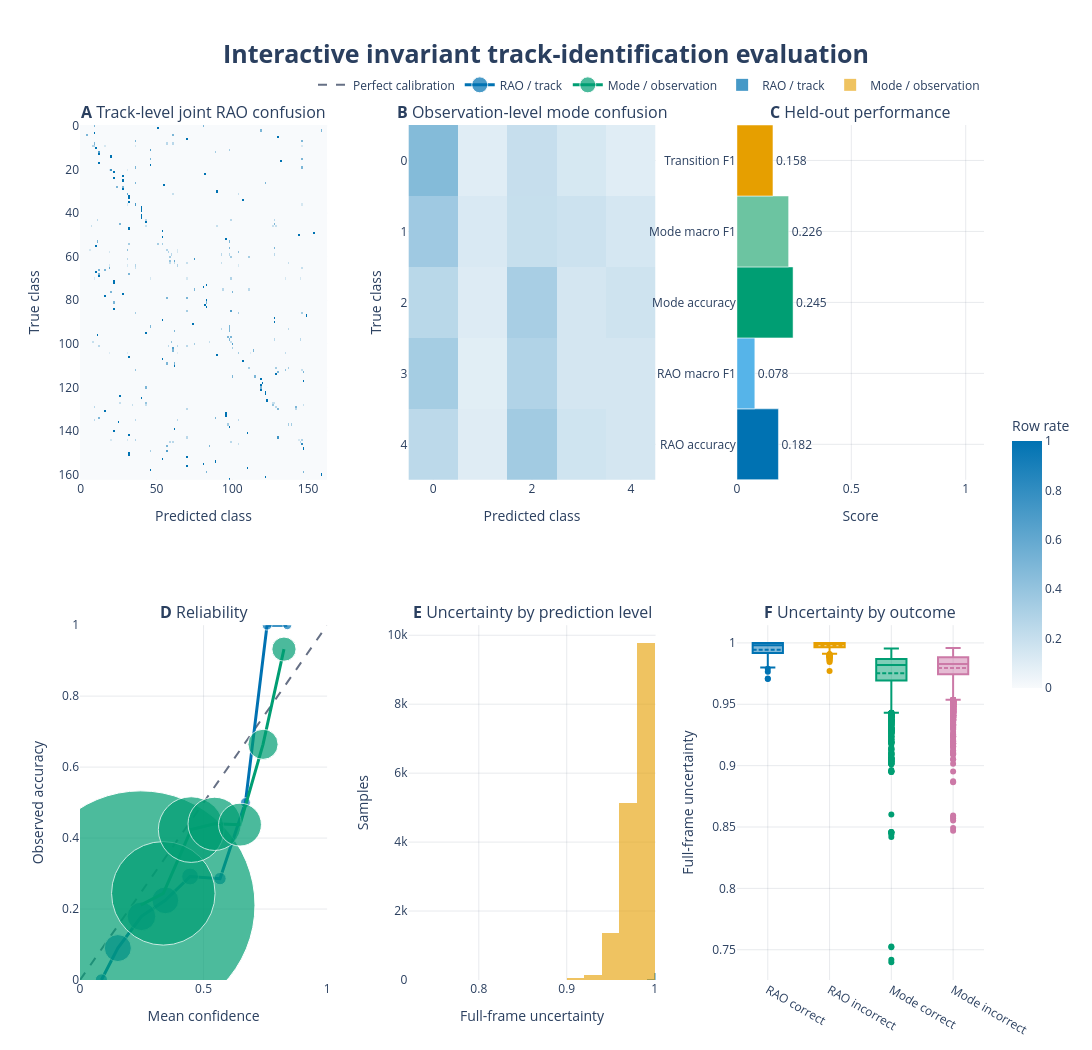

Source (notebook cell):
### Code cell
# Interactive Plotly companion to the publication-grade hierarchical dashboard.
# HTML is self-contained; optional static export requires Kaleido (`pip install kaleido`).
import plotly.graph_objects as go
from plotly.subplots import make_subplots

PLOTLY_STATIC_EXPORT = False
PLOTLY_PALETTE = {"rao": "#0072B2", "mode": "#009E73", "transition": "#E69F00", "neutral": "#667085"}


def _reliability_points(probabilities: np.ndarray, truth: np.ndarray, bins: int = 10):
    confidence = probabilities.max(1)
    predicted = probabilities.argmax(1)
    edges = np.linspace(0, 1, bins + 1)
    rows = []
    for lower, upper in zip(edges[:-1], edges[1:]):
        selected = (confidence > lower) & (confidence <= upper)
        if selected.any():
            rows.append((confidence[selected].mean(), (predicted[selected] == truth[selected]).mean(), selected.sum()))
    return tuple(np.asarray(items) for items in zip(*rows)) if rows else (np.array([]), np.array([]), np.array([]))


rao_reliability_x, rao_reliability_y, rao_reliability_count = _reliability_points(
    rao_probabilities[test_track_indices], rao_truth
)
mode_reliability_x, mode_reliability_y, mode_reliability_count = _reliability_points(
    mode_probabilities[test_observation_positions], mode_truth
)
interactive_figure = make_subplots(
    rows=2, cols=3,
    subplot_titles=(
        "<b>A</b> Track-level joint RAO confusion", "<b>B</b> Observation-level mode confusion", "<b>C</b> Held-out performance",
        "<b>D</b> Reliability", "<b>E</b> Uncertainty by prediction level", "<b>F</b> Uncertainty by outcome",
    ),
    horizontal_spacing=.09, vertical_spacing=.17,
)
for matrix, row_rates, position in ((rao_cm, _row_normalise(rao_cm), (1, 1)), (mode_cm, _row_normalise(mode_cm), (1, 2))):
    interactive_figure.add_trace(go.Heatmap(
        z=row_rates, customdata=matrix, colorscale=[[0, "#F8FAFC"], [1, PLOTLY_PALETTE["rao"]]], zmin=0, zmax=1,
        colorbar={"title": "Row rate", "len": .34},
        hovertemplate="True class %{y}<br>Predicted class %{x}<br>Count %{customdata}<br>Row rate %{z:.3f}<extra></extra>",
        showscale=position == (1, 2),
    ), row=position[0], col=position[1])

metric_values = [dashboard_metrics[name] for name in metric_names]
interactive_figure.add_trace(go.Bar(
    x=metric_values, y=metric_labels, orientation="h", text=[f"{value:.3f}" for value in metric_values], textposition="outside",
    marker_color=list(metric_colours), hovertemplate="%{y}<br>Score %{x:.3f}<extra></extra>", showlegend=False,
), row=1, col=3)

interactive_figure.add_trace(go.Scatter(
    x=[0, 1], y=[0, 1], mode="lines", name="Perfect calibration", line={"color": PLOTLY_PALETTE["neutral"], "dash": "dash"}, hoverinfo="skip",
), row=2, col=1)
for x_values, y_values, counts, name, colour in (
    (rao_reliability_x, rao_reliability_y, rao_reliability_count, "RAO / track", PLOTLY_PALETTE["rao"]),
    (mode_reliability_x, mode_reliability_y, mode_reliability_count, "Mode / observation", PLOTLY_PALETTE["mode"]),
):
    interactive_figure.add_trace(go.Scatter(
        x=x_values, y=y_values, mode="lines+markers", name=name, customdata=counts,
        marker={"size": 7 + 2 * np.sqrt(counts), "color": colour, "line": {"color": "white", "width": 1}}, line={"color": colour, "width": 3},
        hovertemplate="Confidence %{x:.3f}<br>Accuracy %{y:.3f}<br>Samples %{customdata}<extra></extra>",
    ), row=2, col=1)

interactive_figure.add_trace(go.Histogram(x=rao_uncertainty, nbinsx=15, name="RAO / track", marker_color=PLOTLY_PALETTE["rao"], opacity=.72), row=2, col=2)
interactive_figure.add_trace(go.Histogram(x=mode_uncertainty, nbinsx=15, name="Mode / observation", marker_color=PLOTLY_PALETTE["transition"], opacity=.62), row=2, col=2)
rao_correct = rao_predicted == rao_truth
mode_correct = mode_predicted == mode_truth
for values, label, colour in (
    (rao_uncertainty[rao_correct], "RAO correct", PLOTLY_PALETTE["rao"]),
    (rao_uncertainty[~rao_correct], "RAO incorrect", PLOTLY_PALETTE["transition"]),
    (mode_uncertainty[mode_correct], "Mode correct", PLOTLY_PALETTE["mode"]),
    (mode_uncertainty[~mode_correct], "Mode incorrect", "#CC79A7"),
):
    if values.size:
        interactive_figure.add_trace(go.Box(y=values, name=label, boxmean=True, marker_color=colour, showlegend=False), row=2, col=3)

interactive_figure.update_xaxes(title_text="Predicted class", row=1, col=1)
interactive_figure.update_yaxes(title_text="True class", autorange="reversed", row=1, col=1)
interactive_figure.update_xaxes(title_text="Predicted class", row=1, col=2)
interactive_figure.update_yaxes(title_text="True class", autorange="reversed", row=1, col=2)
interactive_figure.update_xaxes(title_text="Score", range=[0, 1.08], row=1, col=3)
interactive_figure.update_xaxes(title_text="Mean confidence", range=[0, 1], row=2, col=1)
interactive_figure.update_yaxes(title_text="Observed accuracy", range=[0, 1], row=2, col=1)
interactive_figure.update_xaxes(title_text="Full-frame uncertainty", row=2, col=2)
interactive_figure.update_yaxes(title_text="Samples", row=2, col=2)
interactive_figure.update_yaxes(title_text="Full-frame uncertainty", row=2, col=3)
interactive_figure.update_layout(
    template="plotly_white", height=1050, width=1700, barmode="overlay",
    title={"text": "<b>Interactive invariant track-identification evaluation</b>", "x": .5, "xanchor": "center", "font": {"size": 25}},
    margin={"l": 80, "r": 80, "t": 125, "b": 70}, hovermode="closest",
    legend={"orientation": "h", "yanchor": "bottom", "y": 1.03, "xanchor": "right", "x": 1},
)
interactive_figure.update_xaxes(showgrid=True, gridcolor="rgba(102,112,133,.15)", zeroline=False)
interactive_figure.update_yaxes(showgrid=True, gridcolor="rgba(102,112,133,.15)", zeroline=False)
interactive_path = ARTIFACT_DIR / "track_identification_dashboard_interactive.html"
interactive_figure.write_html(interactive_path, include_plotlyjs=True, full_html=True)
if PLOTLY_STATIC_EXPORT:
    interactive_figure.write_image(ARTIFACT_DIR / "track_identification_dashboard_plotly.svg")
    interactive_figure.write_image(ARTIFACT_DIR / "track_identification_dashboard_plotly.png", width=1700, height=1050, scale=2)
interactive_figure.show(config={"displaylogo": False, "responsive": True, "toImageButtonOptions": {"format": "svg"}})
print(f"Interactive dashboard: {interactive_path}")

### Figure 1 — Plotly figure (JSON) as saved in the notebook; plotly's stock layout.template omitted (floating-point values rounded to 4 significant figures; data arrays with more than 128 entries replaced by an {"elided": "..."} marker saying what was removed)
{"data": [{"colorbar": {"len": 0.34, "title": {"text": "Row rate"}}, "colorscale": [[0, "#F8FAFC"], [1, "#0072B2"]], "customdata": {"elided": "163x163 int values"}, "hovertemplate": "True class %{y}<br>Predicted class %{x}<br>Count %{customdata}<br>Row rate %{z:.3f}<extra></extra>", "showscale": false, "z": {"elided": "163x163 float values"}, "zmax": 1, "zmin": 0, "type": "heatmap", "xaxis": "x", "yaxis": "y"}, {"colorbar": {"len": 0.34, "title": {"text": "Row rate"}}, "colorscale": [[0, "#F8FAFC"], [1, "#0072B2"]], "customdata": [[1700, 351, 738, 495, 359], [1286, 446, 722, 634, 509], [810, 342, 1034, 467, 543], [996, 271, 852, 428, 434], [753, 320, 1080, 512, 450]], "hovertemplate": "True class %{y}<br>Predicted class %{x}<br>Count %{customdata}<br>Row rate %{z:.3f}<extra></extra>", "showscale": true, "z": [[0.4666, 0.09635, 0.2026, 0.1359, 0.09855], [0.3575, 0.124, 0.2007, 0.1763, 0.1415], [0.2534, 0.107, 0.3235, 0.1461, 0.1699], [0.3341, 0.09091, 0.2858, 0.1436, 0.1456], [0.2417, 0.1027, 0.3467, 0.1644, 0.1445]], "zmax": 1, "zmin": 0, "type": "heatmap", "xaxis": "x2", "yaxis": "y2"}, {"hovertemplate": "%{y}<br>Score %{x:.3f}<extra></extra>", "marker": {"color": ["#0072B2", "#56B4E9", "#009E73", "#6CC4A1", "#E69F00"]}, "orientation": "h", "showlegend": false, "text": ["0.182", "0.078", "0.245", "0.226", "0.158"], "textposition": "outside", "x": [0.1816, 0.07836, 0.2455, 0.2261, 0.1576], "y": ["RAO accuracy", "RAO macro F1", "Mode accuracy", "Mode macro F1", "Transition F1"], "type": "bar", "xaxis": "x3", "yaxis": "y3"}, {"hoverinfo": "skip", "line": {"color": "#667085", "dash": "dash"}, "mode": "lines", "name": "Perfect calibration", "x": [0, 1], "y": [0, 1], "type": "scatter", "xaxis": "x4", "yaxis": "y4"}, {"customdata": [7, 100, 117, 98, 24, 7, 2, 2, 1], "hovertemplate": "Confidence %{x:.3f}<br>Accuracy %{y:.3f}<br>Samples %{customdata}<extra></extra>", "line": {"color": "#0072B2", "width": 3}, "marker": {"color": "#0072B2", "line": {"color": "white", "width": 1}, "size": [12.29, 27.0, 28.63, 26.8, 16.8, 12.29, 9.828, 9.828, 9.0]}, "mode": "lines+markers", "name": "RAO / track", "x": [0.08657, 0.1531, 0.2488, 0.3454, 0.4455, 0.5666, 0.6694, 0.7571, 0.8389], "y": [0.0, 0.09, 0.1795, 0.2245, 0.2917, 0.2857, 0.5, 1.0, 1.0], "type": "scatter", "xaxis": "x4", "yaxis": "y4"}, {"customdata": [12277, 2330, 861, 534, 322, 134, 74], "hovertemplate": "Confidence %{x:.3f}<br>Accuracy %{y:.3f}<br>Samples %{customdata}<extra></extra>", "line": {"color": "#009E73", "width": 3}, "marker": {"color": "#009E73", "line": {"color": "white", "width": 1}, "size": [228.6, 103.5, 65.69, 53.22, 42.89, 30.15, 24.2]}, "mode": "lines+markers", "name": "Mode / observation", "x": [0.2456, 0.3372, 0.45, 0.5448, 0.6476, 0.7407, 0.8255], "y": [0.211, 0.2442, 0.4239, 0.4401, 0.4379, 0.6642, 0.9324], "type": "scatter", "xaxis": "x4", "yaxis": "y4"}, {"marker": {"color": "#0072B2"}, "name": "RAO / track", "nbinsx": 15, "opacity": 0.72, "x": {"elided": "358 float values"}, "type": "histogram", "xaxis": "x5", "yaxis": "y5"}, {"marker": {"color": "#E69F00"}, "name": "Mode / observation", "nbinsx": 15, "opacity": 0.62, "x": {"elided": "16532 float values"}, "type": "histogram", "xaxis": "x5", "yaxis": "y5"}, {"boxmean": true, "marker": {"color": "#0072B2"}, "name": "RAO correct", "showlegend": false, "y": [0.9999, 0.9931, 0.9999, 0.9999, 0.995, 0.9857, 0.9789, 1.0, 0.9879, 0.9988, 0.9999, 0.9997, 0.9936, 1.0, 0.9876, 0.9998, 0.9998, 0.9935, 0.9852, 1.0, 0.999, 0.971, 1.0, 0.9992, 0.9906, 0.9921, 0.9941, 0.9889, 1.0, 0.9978, 0.9996, 0.9934, 0.9765, 0.9936, 0.995, 0.9999, 0.9997, 0.98, 0.9864, 0.9857, 0.9998, 0.9997, 1.0, 0.9998, 0.9968, 0.9946, 0.9921, 0.9998, 1.0, 0.9999, 1.0, 0.9998, 1.0, 0.9705, 0.9926, 0.9997, 1.0, 0.9895, 0.995, 1.0, 0.9893, 0.9982, 1.0, 0.9943, 0.9836], "type": "box", "xaxis": "x6", "yaxis": "y6"}, {"boxmean": true, "marker": {"color": "#E69F00"}, "name": "RAO incorrect", "showlegend": false, "y": {"elided": "293 float values"}, "type": "box", "xaxis": "x6", "yaxis": "y6"}, {"boxmean": true, "marker": {"color": "#009E73"}, "name": "Mode correct", "showlegend": false, "y": {"elided": "4058 float values"}, "type": "box", "xaxis": "x6", "yaxis": "y6"}, {"boxmean": true, "marker": {"color": "#CC79A7"}, "name": "Mode incorrect", "showlegend": false, "y": {"elided": "12474 float values"}, "type": "box", "xaxis": "x6", "yaxis": "y6"}], "layout": {"xaxis": {"anchor": "y", "domain": [0.0, 0.2733], "title": {"text": "Predicted class"}, "showgrid": true, "gridcolor": "rgba(102,112,133,.15)", "zeroline": false}, "yaxis": {"anchor": "x", "domain": [0.585, 1.0], "title": {"text": "True class"}, "autorange": "reversed", "showgrid": true, "gridcolor": "rgba(102,112,133,.15)", "zeroline": false}, "xaxis2": {"anchor": "y2", "domain": [0.3633, 0.6367], "title": {"text": "Predicted class"}, "showgrid": true, "gridcolor": "rgba(102,112,133,.15)", "zeroline": false}, "yaxis2": {"anchor": "x2", "domain": [0.585, 1.0], "title": {"text": "True class"}, "autorange": "reversed", "showgrid": true, "gridcolor": "rgba(102,112,133,.15)", "zeroline": false}, "xaxis3": {"anchor": "y3", "domain": [0.7267, 1.0], "title": {"text": "Score"}, "range": [0, 1.08], "showgrid": true, "gridcolor": "rgba(102,112,133,.15)", "zeroline": false}, "yaxis3": {"anchor": "x3", "domain": [0.585, 1.0], "showgrid": true, "gridcolor": "rgba(102,112,133,.15)", "zeroline": false}, "xaxis4": {"anchor": "y4", "domain": [0.0, 0.2733], "title": {"text": "Mean confidence"}, "range": [0, 1], "showgrid": true, "gridcolor": "rgba(102,112,133,.15)", "zeroline": false}, "yaxis4": {"anchor": "x4", "domain": [0.0, 0.415], "title": {"text": "Observed accuracy"}, "range": [0, 1], "showgrid": true, "gridcolor": "rgba(102,112,133,.15)", "zeroline": false}, "xaxis5": {"anchor": "y5", "domain": [0.3633, 0.6367], "title": {"text": "Full-frame uncertainty"}, "showgrid": true, "gridcolor": "rgba(102,112,133,.15)", "zeroline": false}, "yaxis5": {"anchor": "x5", "domain": [0.0, 0.415], "title": {"text": "Samples"}, "showgrid": true, "gridcolor": "rgba(102,112,133,.15)", "zeroline": false}, "xaxis6": {"anchor": "y6", "domain": [0.7267, 1.0], "showgrid": true, "gridcolor": "rgba(102,112,133,.15)", "zeroline": false}, "yaxis6": {"anchor": "x6", "domain": [0.0, 0.415], "title": {"text": "Full-frame uncertainty"}, "showgrid": true, "gridcolor": "rgba(102,112,133,.15)", "zeroline": false}, "annotations": [{"font": {"size": 16}, "showarrow": false, "text": "<b>A</b> Track-level joint RAO confusion", "x": 0.1367, "xanchor": "center", "xref": "paper", "y": 1.0, "yanchor": "bottom", "yref": "paper"}, {"font": {"size": 16}, "showarrow": false, "text": "<b>B</b> Observation-level mode confusion", "x": 0.5, "xanchor": "center", "xref": "paper", "y": 1.0, "yanchor": "bottom", "yref": "paper"}, {"font": {"size": 16}, "showarrow": false, "text": "<b>C</b> Held-out performance", "x": 0.8633, "xanchor": "center", "xref": "paper", "y": 1.0, "yanchor": "bottom", "yref": "paper"}, {"font": {"size": 16}, "showarrow": false, "text": "<b>D</b> Reliability", "x": 0.1367, "xanchor": "center", "xref": "paper", "y": 0.415, "yanchor": "bottom", "yref": "paper"}, {"font": {"size": 16}, "showarrow": false, "text": "<b>E</b> Uncertainty by prediction level", "x": 0.5, "xanchor": "center", "xref": "paper", "y": 0.415, "yanchor": "bottom", "yref": "paper"}, {"font": {"size": 16}, "showarrow": false, "text": "<b>F</b> Uncertainty by outcome", "x": 0.8633, "xanchor": "center", "xref": "paper", "y": 0.415, "yanchor": "bottom", "yref": "paper"}], "title": {"font": {"size": 25}, "text": "<b>Interactive invariant track-identification evaluation</b>", "x": 0.5, "xanchor": "center"}, "margin": {"l": 80, "r": 80, "t": 125, "b": 70}, "legend": {"orientation": "h", "yanchor": "bottom", "y": 1.03, "xanchor": "right", "x": 1}, "height": 1050, "width": 1700, "barmode": "overlay", "hovermode": "closest"}}
